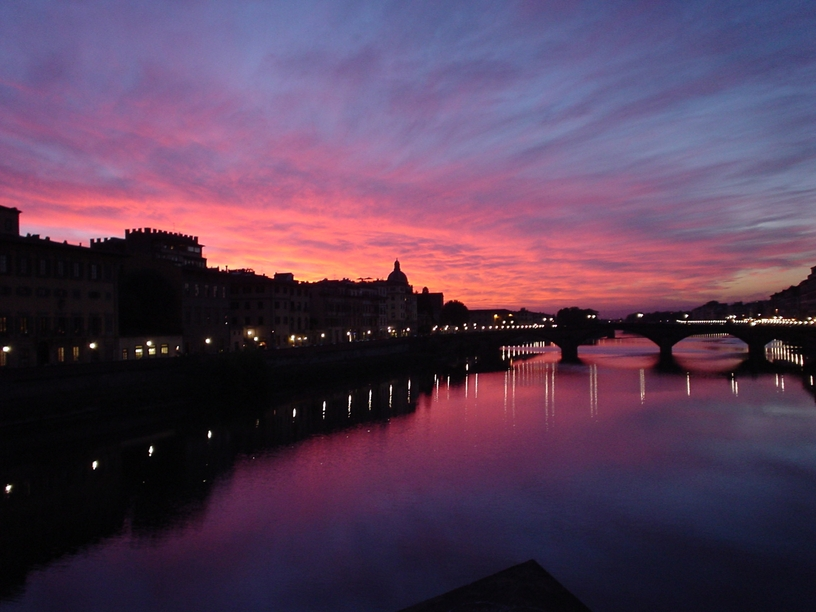
%> input picture data/firenzeRgb.jpg, 816 x 612 px
$ octave practice04_8_ip.m   (GNU Octave 9; MATLAB toolbox functions it lacks are replaced by stand-ins)
%> lines starting %> are read from the running program, lines starting %| are printed output that depends on the picture
% practice04_8.m
%
% $Id: practice04_8_ip.m,v 1.2 2007/05/07 11:09:47 sho Exp $
%
% Copyright (C) 2005-2015 Shogo MURAMATSU, All rights reserved
%

%% 累乗則変換のパラメータγ
parameterGamma = 0.4;

%% 画像ファイルの読込
pictureRgb = imread('./data/firenzeRgb.jpg');
%> pictureRgb is the input picture: size 612x816x3 uint8; mean R, G, B 88.2, 62.4, 87.8

%% RGB空間での累乗則変換
pictureRgbA = imadjust(pictureRgb,[],[],parameterGamma);
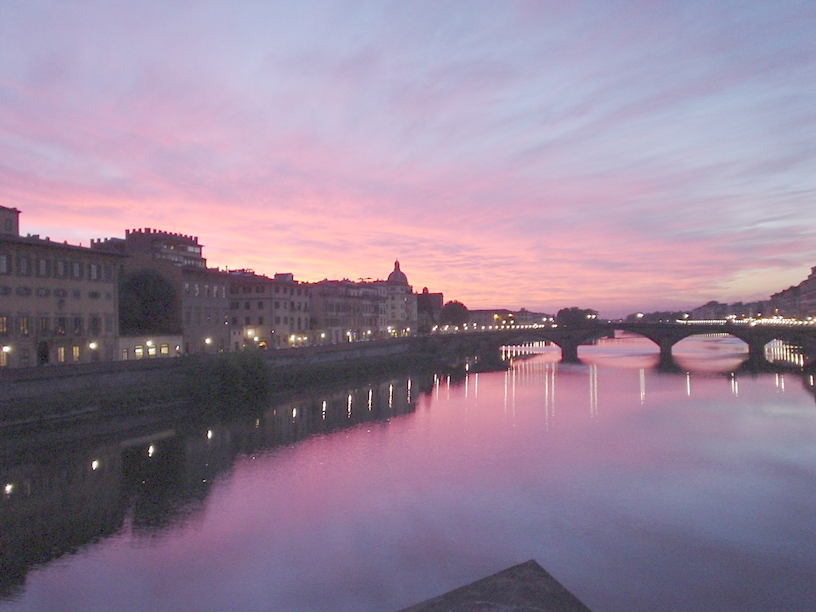
%> pictureRgbA: size 612x816x3 uint8; mean R, G, B 151.1, 132.2, 153.4

%% V成分に対する累乗則変換
pictureHsv = rgb2hsv(pictureRgb);
%> pictureHsv: size 612x816x3 double; mean H, S, V 0.73, 0.402, 0.403
pictureHsv(:,:,3) = ...
   imadjust(pictureHsv(:,:,3),[],[],parameterGamma);
%> pictureHsv: size 612x816x3 double; mean H, S, V 0.73, 0.402, 0.638
pictureRgbV = hsv2rgb(pictureHsv);
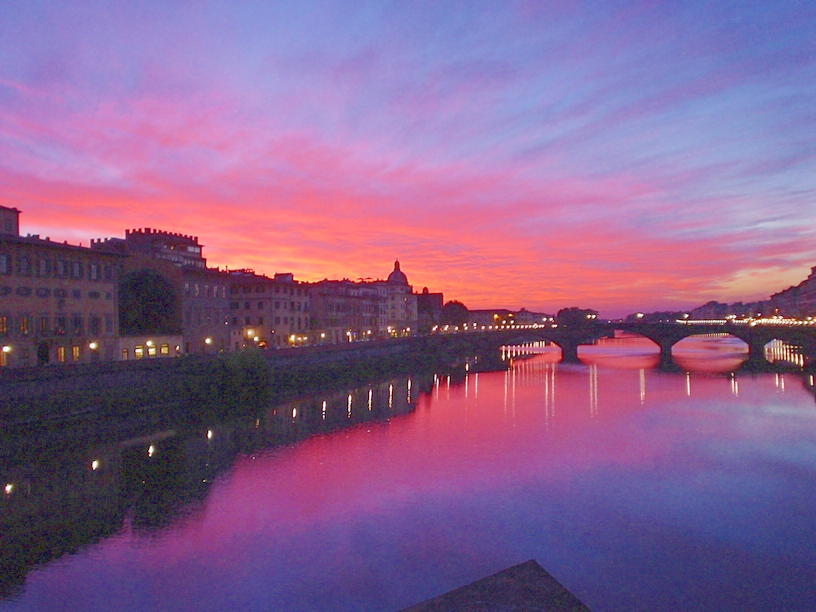
%> pictureRgbV: size 612x816x3 double; mean R, G, B 0.537, 0.385, 0.56

%% 画像の表示
figure(1);
imshow(pictureRgb);
title('原画像');

figure(2);
imshow(pictureRgbA);
title('RGB全成分に対する累乗則変換');

figure(3);
imshow(pictureRgbV);
title('V成分のみに対する累乗則変換');

% end

$ run again, with data/calcio000.jpg copied over data/firenzeRgb.jpg
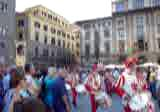
%> input picture data/calcio000.jpg, 160 x 112 px
%> pictureRgb is the input picture: size 112x160x3 uint8; mean R, G, B 133.1, 126.6, 134.8
%> `pictureRgbA = imadjust(pictureRgb,[],[],parameterGamma);`:
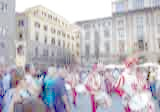
%> pictureRgbA: size 112x160x3 uint8; mean R, G, B 190, 185.9, 193.1
%> `pictureRgbV = hsv2rgb(pictureHsv);`:
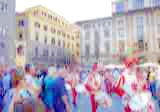
%> pictureRgbV: size 112x160x3 double; mean R, G, B 0.713, 0.672, 0.728
